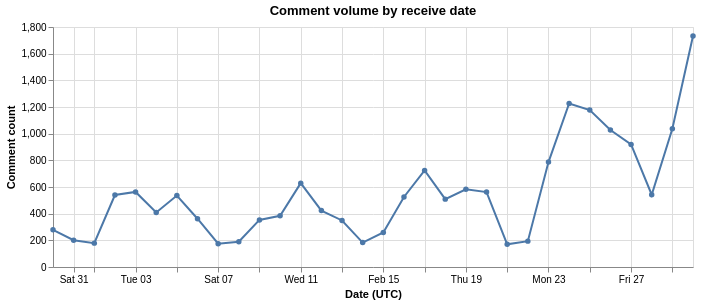

Notebook cell for this chart:
### Code cell
plot_comment_volume_over_time(comments)

### Figure 1 — Vega-Lite specification as saved in the notebook (floating-point values rounded to 4 significant figures)
{"config": {"view": {"continuousWidth": 300, "continuousHeight": 300}}, "data": {"name": "data-69e85aef783d224b37b1e15c7bd60839"}, "mark": {"type": "line", "point": true}, "encoding": {"x": {"field": "_day", "title": "Date (UTC)", "type": "temporal"}, "y": {"field": "n_comments", "title": "Comment count", "type": "quantitative"}}, "height": 240, "title": "Comment volume by receive date", "width": 640, "$schema": "https://vega.github.io/schema/vega-lite/v6.4.1.json", "datasets": {"data-69e85aef783d224b37b1e15c7bd60839": [{"_day": null, "n_comments": 1}, {"_day": "2026-01-30T00:00:00", "n_comments": 279}, {"_day": "2026-01-31T00:00:00", "n_comments": 201}, {"_day": "2026-02-01T00:00:00", "n_comments": 179}, {"_day": "2026-02-02T00:00:00", "n_comments": 540}, {"_day": "2026-02-03T00:00:00", "n_comments": 563}, {"_day": "2026-02-04T00:00:00", "n_comments": 409}, {"_day": "2026-02-05T00:00:00", "n_comments": 536}, {"_day": "2026-02-06T00:00:00", "n_comments": 362}, {"_day": "2026-02-07T00:00:00", "n_comments": 175}, {"_day": "2026-02-08T00:00:00", "n_comments": 190}, {"_day": "2026-02-09T00:00:00", "n_comments": 353}, {"_day": "2026-02-10T00:00:00", "n_comments": 384}, {"_day": "2026-02-11T00:00:00", "n_comments": 629}, {"_day": "2026-02-12T00:00:00", "n_comments": 423}, {"_day": "2026-02-13T00:00:00", "n_comments": 349}, {"_day": "2026-02-14T00:00:00", "n_comments": 183}, {"_day": "2026-02-15T00:00:00", "n_comments": 259}, {"_day": "2026-02-16T00:00:00", "n_comments": 525}, {"_day": "2026-02-17T00:00:00", "n_comments": 724}, {"_day": "2026-02-18T00:00:00", "n_comments": 509}, {"_day": "2026-02-19T00:00:00", "n_comments": 583}, {"_day": "2026-02-20T00:00:00", "n_comments": 562}, {"_day": "2026-02-21T00:00:00", "n_comments": 170}, {"_day": "2026-02-22T00:00:00", "n_comments": 194}, {"_day": "2026-02-23T00:00:00", "n_comments": 787}, {"_day": "2026-02-24T00:00:00", "n_comments": 1226}, {"_day": "2026-02-25T00:00:00", "n_comments": 1177}, {"_day": "2026-02-26T00:00:00", "n_comments": 1027}, {"_day": "2026-02-27T00:00:00", "n_comments": 919}, {"_day": "2026-02-28T00:00:00", "n_comments": 542}, {"_day": "2026-03-01T00:00:00", "n_comments": 1037}, {"_day": "2026-03-02T00:00:00", "n_comments": 1733}]}}
